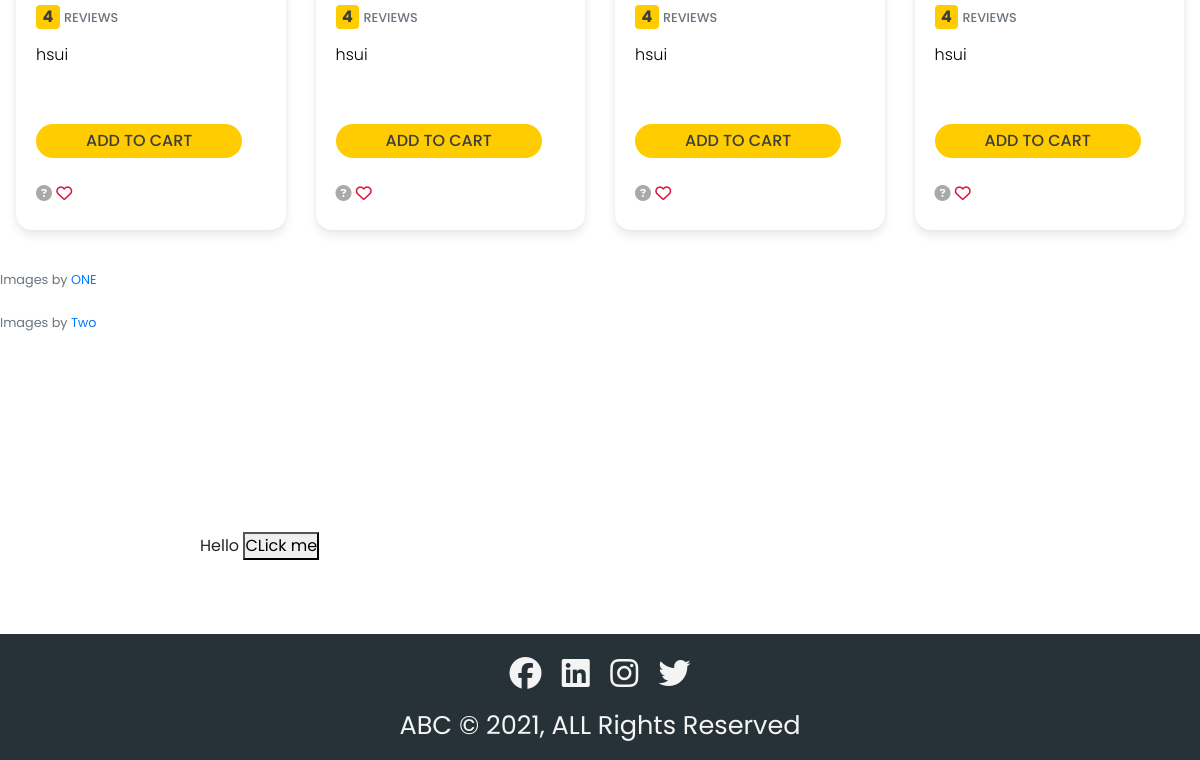
The app's page /ecommerce (lower part), older data.
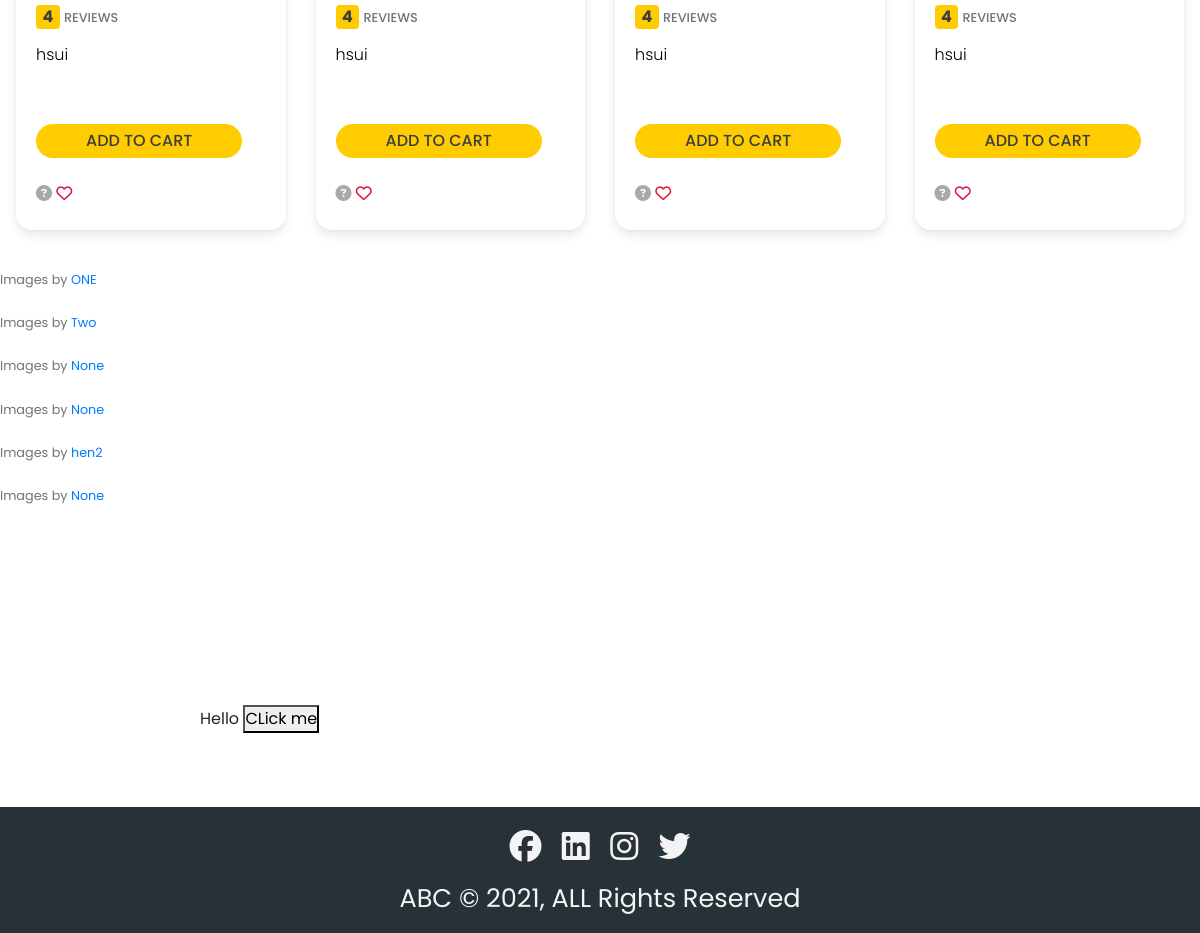
The same page, newer data.
### modelform/models.py (models this page shows, shortened)
class StudentRecord(models.Model):
    CHOICES = (('None', 'None'),
               ('first', 'First'),
               ('second', 'Second'),
               ('third', 'Third'),
               ('forth', 'Forth')
               )
    name = models.CharField(max_length=255, blank=False, null=False, default='None')
    enrollment = models.IntegerField(blank=True, null=True)
    faculty = models.CharField(max_length=255, blank=False, null=False, default='None')
    year = models.CharField(max_length=255, blank=False, null=False, default='None', choices=CHOICES)
    register_date = models.DateTimeField(auto_now_add=True)
    classname = models.ForeignKey(ClassRecord, on_delete=models.CASCADE, blank=True, null=True, related_name="classname")
    user = models.ForeignKey(settings.AUTH_USER_MODEL,
                                    on_delete=models.CASCADE,
                                    null=True, blank=True)
    class Meta:
        verbose_name = 'Student Record'
        verbose_name_plural = 'Student Record'

class ClassRecord(models.Model):
    name = models.CharField(max_length=255, blank=False, null=False, default='None')
    register_date = models.DateTimeField(auto_now_add=True)
    collegename = models.ForeignKey(CollegeRecord, on_delete=models.CASCADE, blank=True, null=True, related_name="collegename")
    class Meta:
        verbose_name = 'Class Record'
        verbose_name_plural = 'Class Record'

### modelform/views.py (the view)
# urls.py: url(r'^ecommerce$', views.ecommerce, name='ecommerce'),
def ecommerce(request):
    ls = StudentRecord.objects.all()
    cr = ClassRecord.objects.all()
    return render(request, 'ecommerce/index.html', {'record':ls, 'cr':cr})

### modelform/templates/ecommerce/index.html (shortened to what this page needs)
{% extends 'common/base.html' %}
{% block content %}
<div class="container-fluid bg-trasparent my-4 p-3" style="position: relative; margin-top: 180px;">
  <div class="row row-cols-1 row-cols-xs-2 row-cols-sm-2 row-cols-lg-4 g-3">
  {% for i in record %}
    <div class="col hp">
      <div class="card h-100 shadow-sm">
        <div class="card-body">
          <div class="clearfix mb-3">
            <span class="float-start badge rounded-pill bg-success">{{ i.enrollment }}</span>
            <span class="float-end"><a href="#" class="small text-muted text-uppercase aff-link">reviews</a></span>
          </div>
          <h5 class="card-title">
            <a target="_blank" href="#">{{ i.faculty }}</a>
          </h5>
          <div class="d-grid gap-2 my-4">
            <a href="#" class="btn btn-warning bold-btn">add to cart</a>
          </div>
          <div class="clearfix mb-1">
            <span class="float-start"><a href="#"><i class="fas fa-question-circle"></i></a></span>
            <span class="float-end">
              <i class="far fa-heart" style="cursor: pointer"></i>
            </span>
          </div>
        </div>
      </div>
    </div>
  {% endfor %}
  </div>
</div>
{% for i in cr %}
<div class="small text-muted my-4">Images by <a target="_blank" href="{% url 'blog' %}">{{ i.name }}</a></div>
{% endfor %}
<div id="change1" style="margin: 100px;padding: 100px;">Hello
<button type="button" onclick="getAjaxData('GET')">CLick me</button>
</div>
{% endblock %}

### modelform/templates/common/base.html (shortened to what this page needs)
<!DOCTYPE HTML>
<html>
    <head>
        <link rel="stylesheet" href="https://maxcdn.bootstrapcdn.com/bootstrap/4.0.0/css/bootstrap.min.css">
    </head>
    <body>
        {% block content %}
        {% endblock %}
    {% include 'common/footer.html' %}
    </body>
</html>

### modelform/templates/common/footer.html (shortened to what this page needs)
<footer class="footer">
        <div class="icons">
           <a href="#"><i class="fab fa-facebook"></i></a>
           <a href="#"><i class="fab fa-linkedin"></i></a>
           <a href="#"><i class="fab fa-instagram"></i></a>
           <a href="#"><i class="fab fa-twitter"></i></a>
            <p class="company-name">
                ABC &copy; 2021, ALL Rights Reserved
            </p>
        </div>
    </footer>

### modelform/templates/ecommerce/index.html (style rules this page uses)
:root { --font1: 'Heebo', sans-serif; --font2: 'Fira Sans Extra Condensed', sans-serif; --font3: 'Roboto', sans-serif; --btnbg: #ffcc00; --btnfontcolor: rgb(61, 61, 61); --btnfontcolorhover: rgb(255, 255, 255); --btnbghover: #ffc116; --btnactivefs: rgb(241, 195, 46); --label-index: #960796; --danger-index: #5bc257; --link-color: #000; --link-color-hover: #fff; --bg-content-color: #ffcc00; }
.container-fluid { max-width: 1400px; }
.card { background: #fff; box-shadow: 0 6px 10px rgba(0, 0, 0, .08), 0 0 6px rgba(0, 0, 0, .05); transition: .3s transform cubic-bezier(.155, 1.105, .295, 1.12), .3s box-shadow, .3s -webkit-transform cubic-bezier(.155, 1.105, .295, 1.12); border: 0; border-radius: 1rem; }
.card h5 { overflow: hidden; height: 55px; font-weight: 300; font-size: 1rem; }
.card h5 a { color: black; text-decoration: none; }
.aff-link { font-weight: 500; }
.bold-btn { font-size: 1rem; font-weight: 500; text-transform: uppercase; padding: 5px 50px 5px 50px; }
.btn-warning { background: var(--btnbg); color: var(--btnfontcolor); fill: #ffffff; border: none; text-decoration: none; outline: 0; border-radius: 100px; }
.bg-success { font-size: 1rem; background-color: var(--btnbg)!important; color: var(--btnfontcolor)!important; }
.fa-question-circle:before { color: darkgray; }
.fa-heart:before { color:crimson; }

### modelform/templates/common/header.html (style rules this page uses)
* { margin: 0; padding: 0; box-sizing: border-box; text-decoration: none; font-family: 'Poppins', sans-serif; }

### modelform/templates/common/footer.html (style rules this page uses)
.footer { position: fixed; bottom: 0; left: 0; width: 100%; background: #263238; text-align: center; color: #f4f4f4; }
.icons { padding-top: 1rem; }
.icons a { text-decoration: none; font-size: 2rem; margin: 0.5rem; color: #f4f4f4; }
.company-name { font-size: 1.6rem; margin-top: 0.5rem; }

Row changes from the older to the newer data that the page shows:
added ClassRecord: name "None"
added ClassRecord: name "None"
added ClassRecord: name "hen2"
added ClassRecord: name "None"
